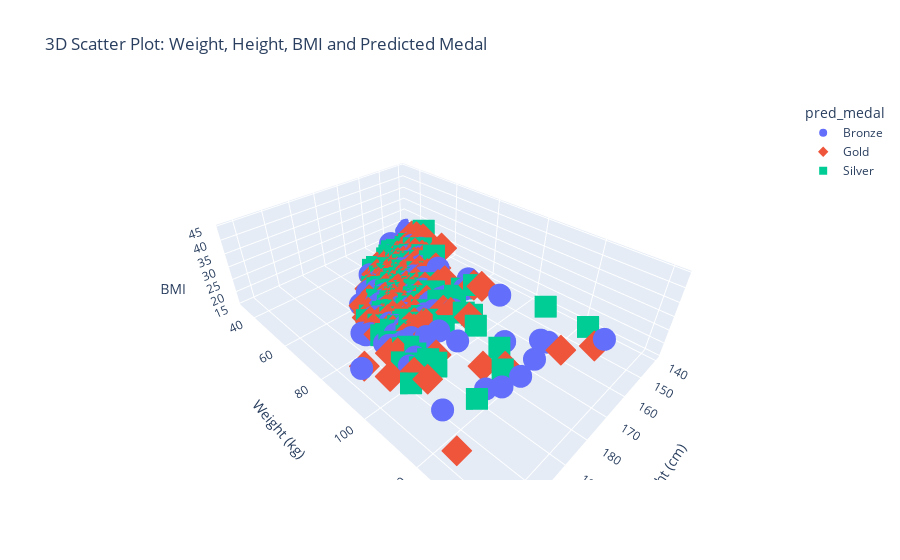

Source (notebook cell):
### Code cell
# 3D Scatter plot
fig = px.scatter_3d(data, x='Height', y='Weight', z='BMI', color='pred_medal',
                    symbol='pred_medal', title='3D Scatter Plot: Weight, Height, BMI and Predicted Medal',
                    labels={'Height': 'Height (cm)', 'Weight': 'Weight (kg)', 'BMI': 'BMI'})
fig.show()

### Figure 1 — Plotly figure (JSON) as saved in the notebook; plotly's stock layout.template omitted (floating-point values rounded to 4 significant figures; data arrays with more than 128 entries replaced by an {"elided": "..."} marker saying what was removed)
{"data": [{"hovertemplate": "pred_medal=Bronze<br>Height (cm)=%{x}<br>Weight (kg)=%{y}<br>BMI=%{z}<extra></extra>", "legendgroup": "Bronze", "marker": {"color": "#636efa", "symbol": "circle"}, "mode": "markers", "name": "Bronze", "scene": "scene", "showlegend": true, "type": "scatter3d", "x": {"elided": "331 int values"}, "y": {"elided": "331 int values"}, "z": {"elided": "331 float values"}}, {"hovertemplate": "pred_medal=Gold<br>Height (cm)=%{x}<br>Weight (kg)=%{y}<br>BMI=%{z}<extra></extra>", "legendgroup": "Gold", "marker": {"color": "#EF553B", "symbol": "diamond"}, "mode": "markers", "name": "Gold", "scene": "scene", "showlegend": true, "type": "scatter3d", "x": {"elided": "266 int values"}, "y": {"elided": "266 int values"}, "z": {"elided": "266 float values"}}, {"hovertemplate": "pred_medal=Silver<br>Height (cm)=%{x}<br>Weight (kg)=%{y}<br>BMI=%{z}<extra></extra>", "legendgroup": "Silver", "marker": {"color": "#00cc96", "symbol": "square"}, "mode": "markers", "name": "Silver", "scene": "scene", "showlegend": true, "type": "scatter3d", "x": {"elided": "252 int values"}, "y": {"elided": "252 int values"}, "z": {"elided": "252 float values"}}], "layout": {"legend": {"title": {"text": "pred_medal"}, "tracegroupgap": 0}, "scene": {"domain": {"x": [0, 1], "y": [0, 1]}, "xaxis": {"title": {"text": "Height (cm)"}}, "yaxis": {"title": {"text": "Weight (kg)"}}, "zaxis": {"title": {"text": "BMI"}}}, "title": {"text": "3D Scatter Plot: Weight, Height, BMI and Predicted Medal"}}}
